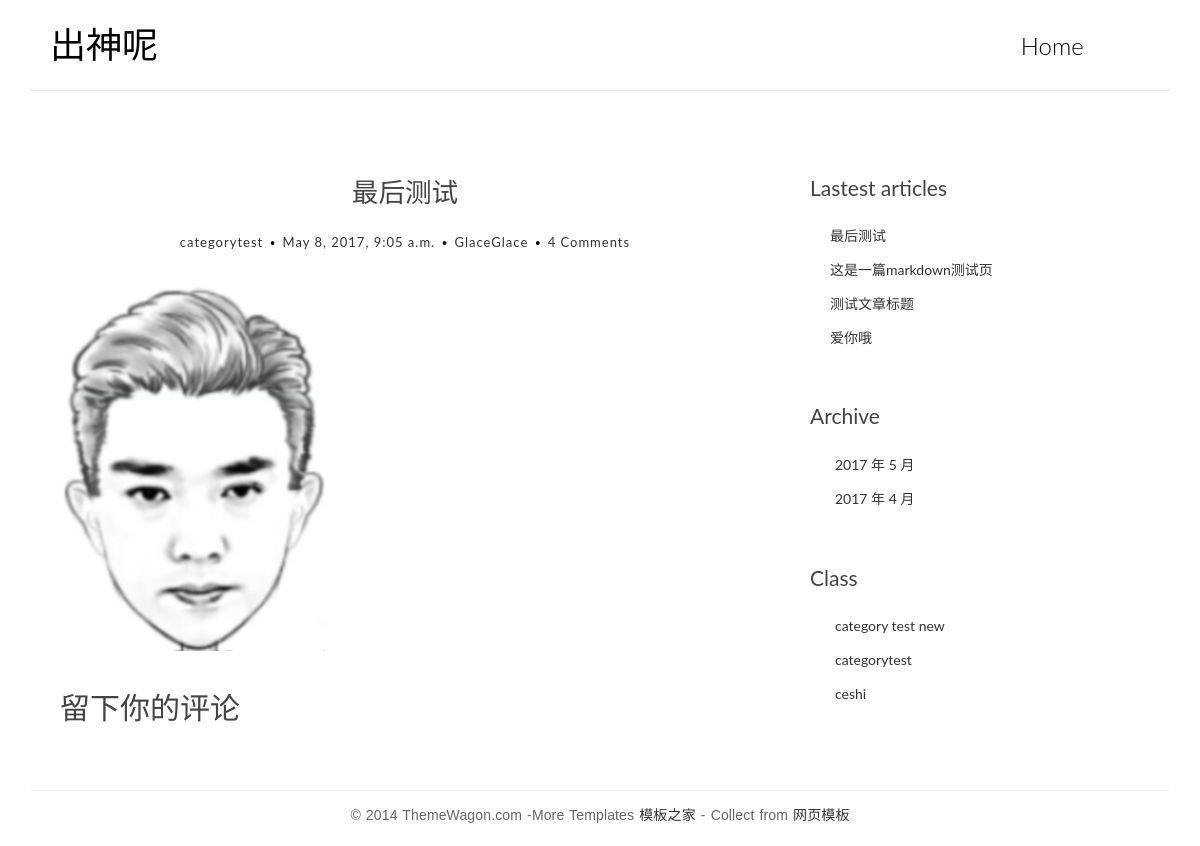
The page /post/11/ on the database as committed earlier.
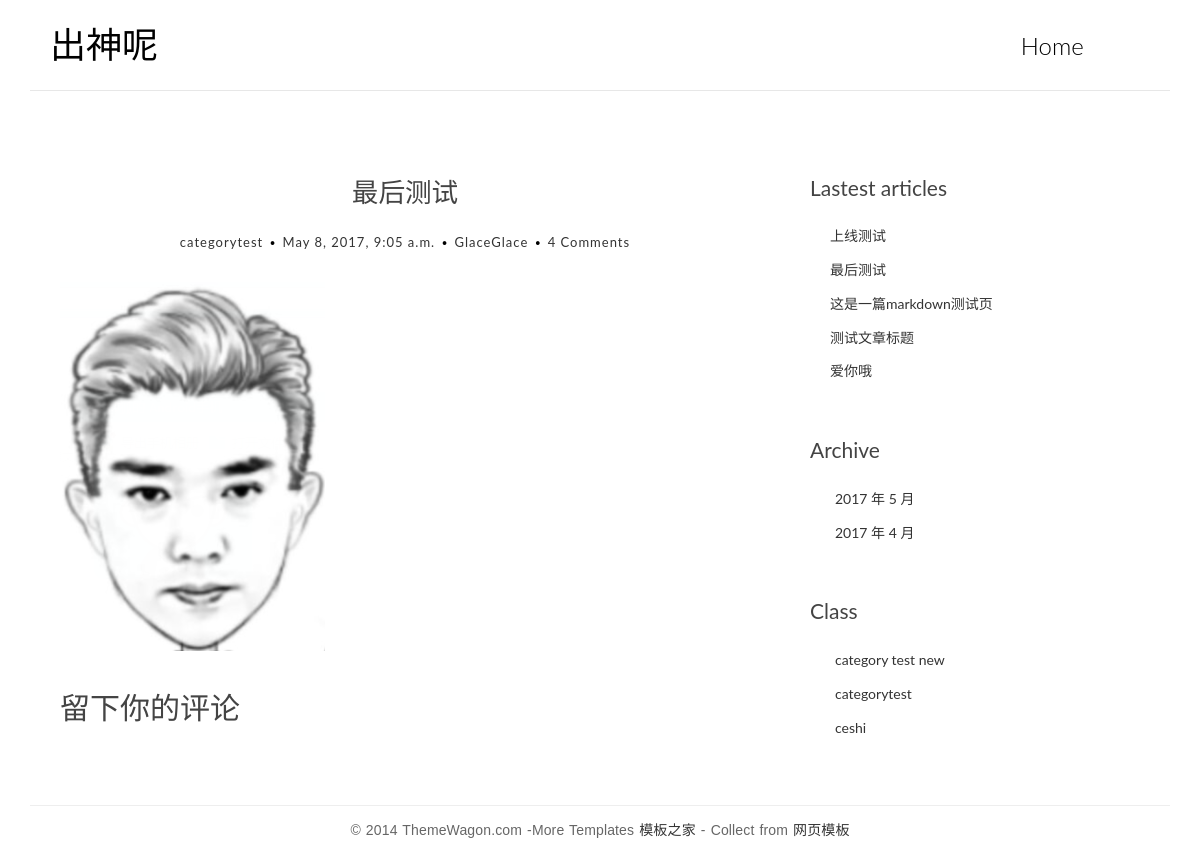
The same page on the database as committed later.
### app_blog/models.py (models this page shows, shortened)
class Post(models.Model):
	title = models.CharField(max_length=70)
	body = RichTextField()
	created_time = models.DateTimeField()
	modified_time = models.DateTimeField()
	excerpt = models.CharField(max_length=200, blank=True) #文章摘要，内容可以为空
	category = models.ForeignKey(Category)
	tags = models.ManyToManyField(Tag, blank=True)
	author = models.ForeignKey(User)
	def get_absolute_url(self):
		return reverse('app_blog:detail', kwargs={'pk':self.pk})
	class Meta:
		ordering = ['-created_time','title']

class Category(models.Model):
	name = models.CharField(max_length=100)

### app_blog/views.py (the view)
# urls.py: url(r'^post/(?P<pk>[0-9]+)/$', views.detail, name='detail'),#每篇文章的地址
def detail(request, pk):
	post = get_object_or_404(Post, pk=pk)
	post.body = markdown.markdown(post.body,
                                  extensions=[
                                     'markdown.extensions.extra',
                                     'markdown.extensions.codehilite',
                                     'markdown.extensions.toc',
                                  ])
	return render(request, 'app_blog/detail.html', context={'post':post})

### app_blog/templatetags/blog_tags.py (called while the page is built)
@register.simple_tag
def get_recent_posts(num=5):
	return Post.objects.all()[:num]#侧边栏的最近发表

@register.simple_tag
def archives():
	return Post.objects.dates('created_time', 'month', order='DESC')#归档

@register.simple_tag
def get_categories():
	return Category.objects.all()#分类

### templates/app_blog/detail.html (shortened to what this page needs)
{% extends 'base.html' %}
{% block main %}
						<article class="post post-1">
							<header class="entry-header">
								<h1 class="entry-title">{{ post.title }}</h1>
								<div class="entry-meta">
									<span class="post-category"><a href="#">{{ post.category.name }}</a></span>
									<span class="post-date"><a href="#"><time class="entry-date" datetime="{{ post.created_time }}">{{ post.created_time }}</time></a></span>
									<span class="post-author"><a href="#">{{ post.author }}</a></span>
									<span class="comments-link"><a href="#">4 Comments</a></span>
								</div>
							</header>
							<div class="entry-content clearfix">
								{{ post.body|safe }}
							</div>
						</article>
						<section class="comment-area">
							<h2>留下你的评论</h2>
						</section>
{% endblock main %}

### templates/base.html (shortened to what this page needs)
{% load blog_tags %}
<!DOCTYPE html>
<html>
	<head>
	    {% load staticfiles %}
		<link rel="stylesheet" href="{% static 'app_blog/css/bootstrap.min.css' %}">
		<link rel="stylesheet" href="http://code.ionicframework.com/ionicons/2.0.1/css/ionicons.min.css">
		<link rel="stylesheet" href="{% static 'app_blog/css/pace.css' %}">
	    <link rel="stylesheet" href="{% static 'app_blog/css/custom.css' %}">
	    <link rel="stylesheet" href="{% static 'app_blog/css/friendly.css' %}">
	</head>
	<body>
		<div class="container">
			<header id="site-header">
				<div class="row">
					<div class="col-md-4 col-sm-5 col-xs-8">
						<div class="logo">
							<h1><a href={% url 'app_blog:index' %}>出神呢</a></h1>
						</div>
					</div>
					<div class="col-md-8 col-sm-7 col-xs-4">
						<nav class="main-nav" role="navigation">
							<div class="collapse navbar-collapse" id="bs-example-navbar-collapse-1">
  								<ul class="nav navbar-nav navbar-right">
    								<li class="cl-effect-11"><a href={% url 'app_blog:index' %} >Home</a></li>
  								</ul>
							</div>
						</nav>
					</div>
				</div>
			</header>
		</div>
		<div class="content-body">
			<div class="container">
				<div class="row">
					<main class="col-md-8">
						{% block main %}
						{% endblock main %}
					</main>
					<aside class="col-md-4">
						<div class="widget widget-recent-posts">
							<h3 class="widget-title">Lastest articles</h3>
							{% get_recent_posts as recent_post_list %}
							<ul>
								{% for post in recent_post_list %}
								<li>
									<a href="{{ post.get_absolute_url }}">{{ post.title }}</a>
								</li>
								{% endfor %}
							</ul>
						</div>
						<div class="widget widget-archives">
							<h3 class="widget-title">Archive</h3>
							{% archives as date_list %}
							<ul>
								{% for date in date_list %}
								<li>
									<a href="{% url 'app_blog:archives' date.year date.month %}">{{ date.year }} 年 {{ date.month }} 月</a>
								</li>
								{% endfor %}
							</ul>
						</div>
						<div class="widget widget-category">
							<h3 class="widget-title">Class</h3>
							{% get_categories as category_list %}
							<ul>
								{% for category in category_list %}
								<li>
									<a href="{% url 'app_blog:category' category.pk %}">{{ category.name }}</a>
								</li>
								{% endfor %}
							</ul>
						</div>
					</aside>
				</div>
			</div>
		</div>
		<footer id="site-footer">
			<div class="container">
				<div class="row">
					<div class="col-md-12">
						<p class="copyright">&copy; 2014 ThemeWagon.com -More Templates <a href="http://www.cssmoban.com/" target="_blank" title="模板之家">模板之家</a> - Collect from <a href="http://www.cssmoban.com/" title="网页模板" target="_blank">网页模板</a></p>
					</div>
				</div>
			</div>
		</footer>
	</body>
</html>

### app_blog/static/app_blog/css/custom.css (style rules this page uses)
* { outline: none; }
h1, h2, h3, h4, h5, h6 { margin-top: 0; }
a { color: #333; }
body { color: #444; font-family: 'Lato', sans-serif; }
p { font-family: 'Ubuntu', sans-serif; font-weight: 400; word-spacing: 1px; letter-spacing: 0.01em; }
#site-header { background-color: #FFF; padding: 25px 20px; margin-bottom: 40px; border-bottom: 1px solid #e7e7e7; }
.logo h1 a { color: #000; }
.logo h1 { margin: 0; font-family: 'Lato', sans-serif; font-weight: 300; }
.main-nav { margin-top: 11px; max-width: 95%; }
.main-nav a { color: #000000 !important; padding: 0 0 5px 0 !important; margin-right: 30px; font-family: 'Lato', sans-serif; font-weight: 300; font-size: 24px; }
.cl-effect-11 a { padding: 10px 0; color: #0972b4; text-shadow: none; }
.cl-effect-11 a::before { position: absolute; top: 0; left: 0; overflow: hidden; padding: 0 0 5px 0 !important; max-width: 0; border-bottom: 1px solid #000; color: #000; content: attr(data-hover); -webkit-transition: max-width 0.5s; -moz-transition: max-width 0.5s; transition: max-width 0.5s; }
.content-body { padding-bottom: 4em; }
.post, .comment-area { background: #fff; padding: 30px 30px 0; }
.entry-title { text-align: center; font-size: 1.9em; margin-bottom: 20px; line-height: 1.6; padding: 10px 20px 0; }
.entry-meta { text-align: center; color: #DDDDDD; font-size: 13px; letter-spacing: 1px; margin-bottom: 30px; }
.entry-content { font-size: 18px; line-height: 1.9; font-weight: 300; color: #000; }
.post-category, .post-date, .post-author { position: relative; padding-right: 15px; }
.post-category::after, .post-date::after, .post-author::after { position: absolute; content: '.'; color: #000; font-size: 30px; top: -22px; right: 1px; }
.widget { background: #fff; padding: 30px 0 0; }
.widget-title { font-size: 1.5em; margin-bottom: 20px; line-height: 1.6; padding: 10px 0 0; font-weight: 400; }
.widget-recent-posts ul { padding: 0; margin: 0; padding-left: 20px; }
.widget-recent-posts ul li { list-style-type: none; position: relative; line-height: 170%; margin-bottom: 10px; }
.widget-recent-posts ul li::before { content: '\f3d3'; font-family: "Ionicons"; position: absolute; left: -17px; top: 3px; font-size: 16px; color: #000; }
.widget-archives ul { padding: 0; margin: 0; padding-left: 25px; }
.widget-archives ul li { list-style-type: none; position: relative; line-height: 170%; margin-bottom: 10px; }
.widget-archives ul li::before { content: '\f3f3'; font-family: "Ionicons"; position: absolute; left: -25px; top: 1px; font-size: 16px; color: #000; }
.widget-category ul { padding: 0; margin: 0; padding-left: 25px; }
.widget-category ul li { list-style-type: none; position: relative; line-height: 170%; margin-bottom: 10px; }
.widget-category ul li::before { content: '\f3fe'; font-family: "Ionicons"; position: absolute; left: -25px; top: 1px; font-size: 18px; color: #000; }
#site-footer { padding-top: 10px; padding: 0 0 1.5em 0; }
.copyright { text-align: center; padding-top: 1em; margin: 0; border-top: 1px solid #eee; color: #666; }

Rows that differ between the two databases and show on the page:
added Post: title "上线测试"
